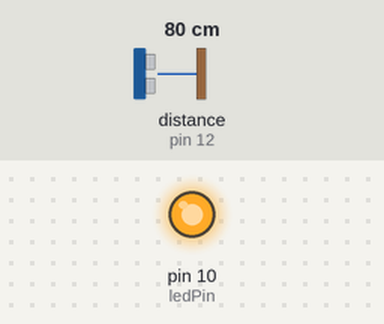
Bench run of a sketch on a simulated Arduino Uno, built with avr-gcc and run on an emulated ATmega328P. On the bench: output pins drawn as LEDs (lit = HIGH). Wiring (inferred from the names in the program): ultrasonic range finder: trigger pin 13; echo pin 12. The inputs (shaded band) are chosen by the test bench; at power-on: distance to the obstacle (sensor on pin 12) 80 cm. The echo pulse lasts 58.3 µs per cm; pins used as bus, display or sensor lines are not drawn; what the sketch prints to the serial monitor is not drawn.

Above: at 0.05 s.
At 7.7 s:
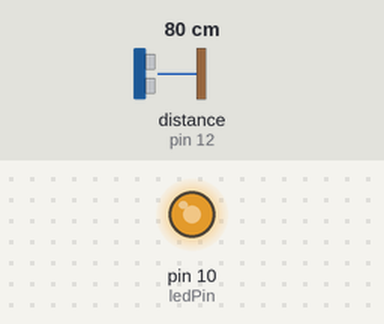
At 15.35 s:
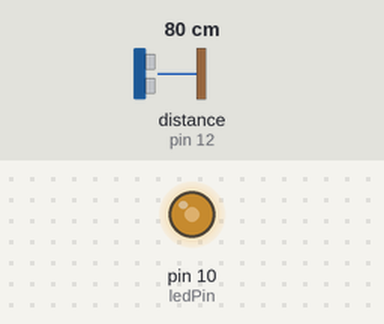
At 30.65 s:
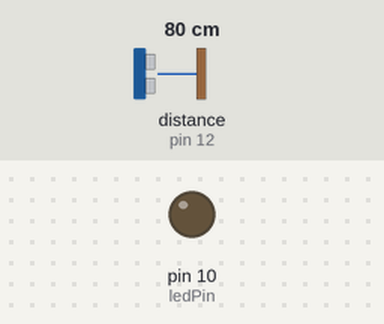
Timing chart, 0 to 40.0 s (numbered marks = the images above):
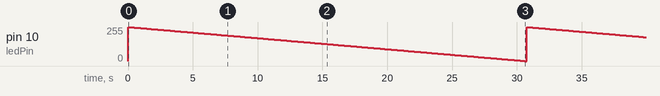

The sketch:

______________________________.ino
```cpp
#include <TimerOne.h>
const int Trig = 13;
const int Echo = 12;
const int ledPin = 10;

void setup()
{
pinMode(Trig, OUTPUT);
pinMode(Echo, INPUT);
pinMode(ledPin, OUTPUT);

Serial.begin(9600);

  Timer1.initialize(500);
  Timer1.pwm(10, 0);

  pinMode(10, OUTPUT);
}

unsigned int time_us=0;

unsigned int distance_sm=0;

void loop()
{
digitalWrite(Trig, HIGH); // Подаем сигнал на выход микроконтроллера
delayMicroseconds(10); // Удерживаем 10 микросекунд
digitalWrite(Trig, LOW); // Затем убираем
time_us=pulseIn(Echo, HIGH); // Замеряем длину импульса
distance_sm=time_us/58; // Пересчитываем в сантиметры
Serial.println(distance_sm); // Выводим на порт

if (distance_sm<100) // Если расстояние менее 100 сантиметром

{
 for(int i=1023; i>=0;i--)
{
  Timer1.pwm(10, i);
  delay(30); // ставим задержку для эффекта
}
}
}/*else
{
digitalWrite(ledPin, 0); // иначе тушим
}

delay(10)
}*/
```

Measured:
- by itself, pin 10 (ledPin): ramps from 255/255 to 0/255 and jumps back, once every 30.7 s
